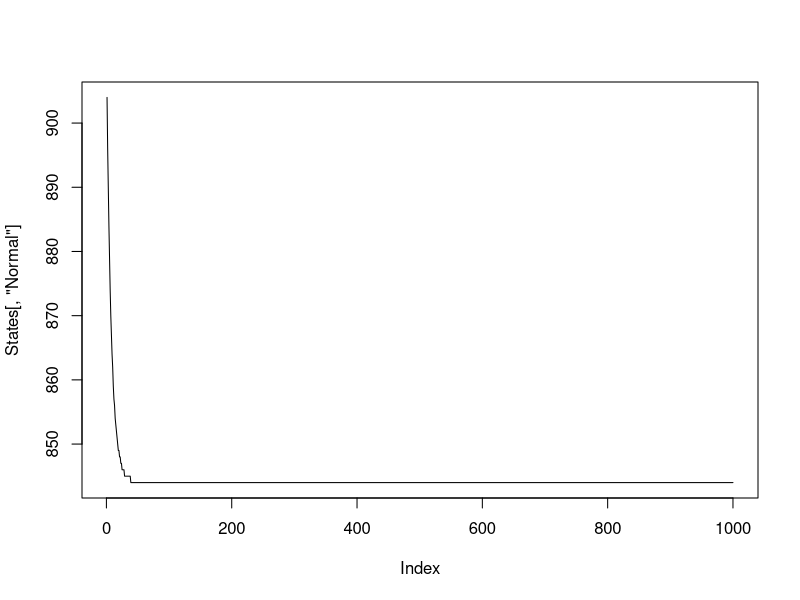
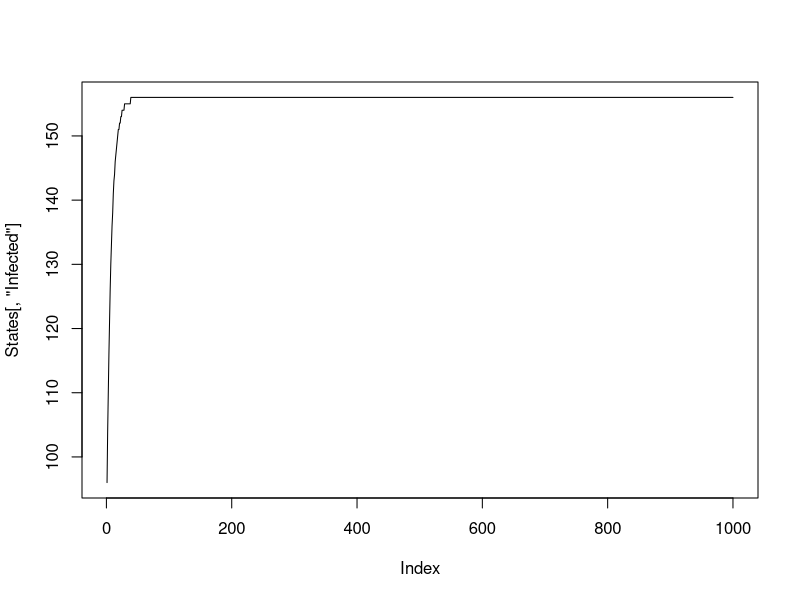
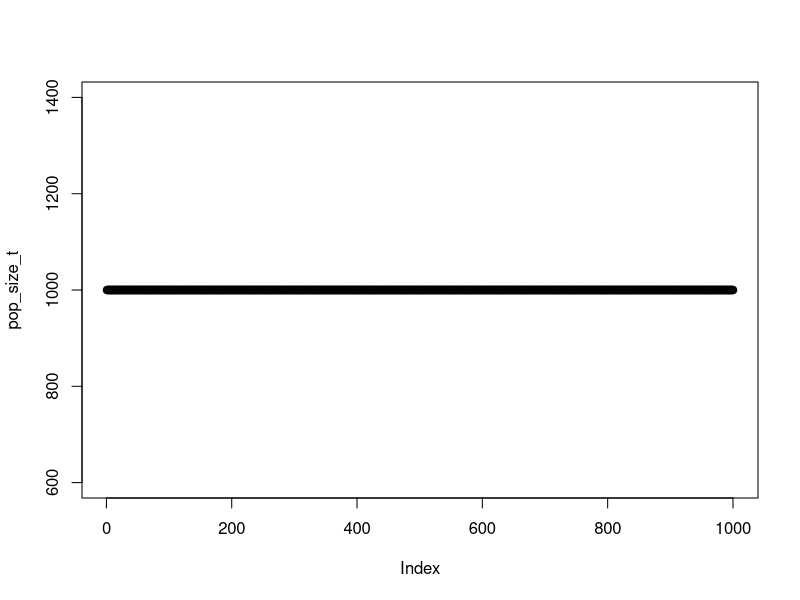

Recreate these plots in R, in order.
### MARKOV MODEL HPV DRAFT
## Gwen Oliver
## Nov 12, 2021

### This model is for the undetected compartments ONLY

# 20 years
t = 1000

# 7 states: normal, infected, CIN 1, CIN 2, CIN 3, cancer, cancer deaths
N.states = 2


Pop_size =1000 
# Total prob leaving each state needs to add to 1?

# aging into cohort
p_age_in <- 1/120
p_age_out =p_age_in
# Rough estimate based on proportion of US pop that is female, 10-14
# https://www.statista.com/statistics/241488/population-of-the-us-by-sex-and-age/


p_1_2 <- 0.02 # normal > infected
p_2_1 <- 0.1 # infected > normal

p_1_1 = 1 - p_age_out - p_1_2  # Stay normal
p_2_2 = 1-  p_age_out -  p_2_1 # Stay infected

# Starting number in each state

# Create years label
prefix = "Year"
suffix = seq(1:t)
years = paste(prefix, suffix, sep=" ")

# Create empty array
mat1 = matrix(NA, t, N.states, dimnames=list(years, c("Normal","Infected")))

# Assign starting prevalence of each state
prev1 = 0.9
prev2 = 0.1

# Assign starting states
set.seed(123)
mat1[1,] <- rmultinom(1, Pop_size, prob=c(prev1,prev2)) 

# Run model
for(i in 2:t){
  # Normal
  mat1[i,1] <- (mat1[(i-1),1]) +      #N people in previous time step
    (Pop_size*p_age_in) +      #aging in #0.05  (A)
    (mat1[(i-1),2])*p_2_1 -      #regress from inf #0.2 (B)
    (mat1[(i-1),1])*p_1_2 -      #progress to inf #0.25 (B)
    (mat1[(i-1),1])*p_age_out        #age out #0.1 (A)
      # Infected   
  mat1[i,2] <-   (mat1[(i-1),2]) +      #N people in state 2 previous time step
    (mat1[(i-1),1])*p_1_2 -      #progress from normal state 1 #0.15 (B)
    (mat1[(i-1),2])*p_2_1 -      #regress to normal #0.2 (B)
    (mat1[(i-1),2])*p_age_out        #age out #0.05 (A)
 
}

# For steady state need (Pop_size*p_age_in) + (mat1[(i-1),1])*p_1_1 + (mat1[(i-1),2])*p_2_1 =
#                        (mat1[(i-1),2])*p_2_1 + (mat1[(i-1),1])*p_1_2 + (mat1[(i-1),1])*p_age_out 

mat1 <- round(mat1,0)

#Check Progression over time

States <- apply(mat1, c(1,2), sum)

plot(States[,'Normal'], type='l')

plot(States[,'Infected'], type='l')

pop_size_t <- apply(mat1,1, sum)

plot(pop_size_t)
